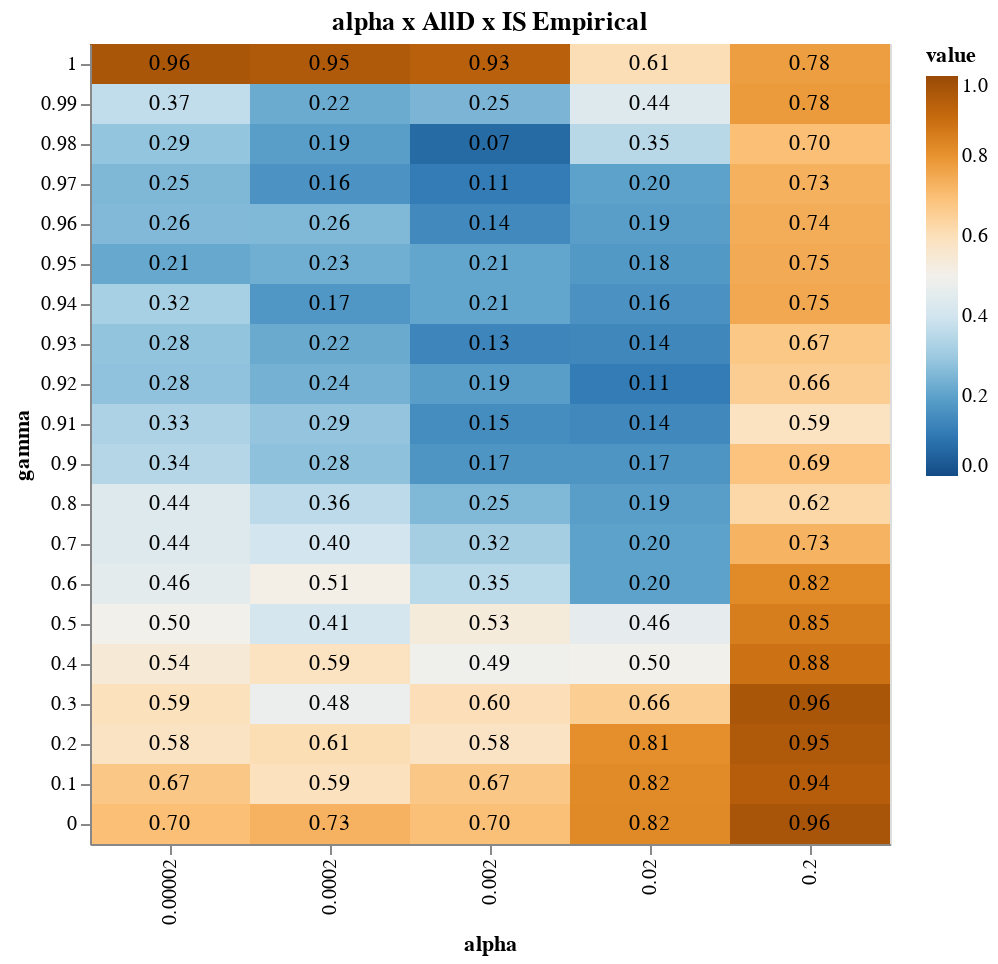

Write notebook code for a chart like this one.
### Code cell
d, c = param_heatmap("alpha", "AllD", "IS Empirical")
c

### Figure 1 — Vega-Lite specification as saved in the notebook (floating-point values rounded to 4 significant figures)
{"config": {"view": {"continuousWidth": 400, "continuousHeight": 300}}, "layer": [{"mark": "rect", "encoding": {"color": {"field": "value", "scale": {"domain": [0, 1], "scheme": "blueorange"}, "sort": "ascending", "type": "quantitative"}, "x": {"field": "alpha", "type": "ordinal"}, "y": {"field": "gamma", "sort": {"field": "gamma", "order": "descending"}, "type": "ordinal"}}, "height": 400, "title": "alpha x AllD x IS Empirical", "width": 400}, {"mark": "text", "encoding": {"color": {"value": "black"}, "text": {"field": "value", "format": ".2f", "type": "quantitative"}, "x": {"field": "alpha", "type": "ordinal"}, "y": {"field": "gamma", "sort": {"field": "gamma", "order": "descending"}, "type": "ordinal"}}, "height": 400, "title": "alpha x AllD x IS Empirical", "width": 400}], "data": {"name": "data-fcd2c6e5bf5c8339861b24ea3dee4130"}, "$schema": "https://vega.github.io/schema/vega-lite/v4.17.0.json", "datasets": {"data-fcd2c6e5bf5c8339861b24ea3dee4130": [{"gamma": 0.9, "alpha": 2e-05, "value": 0.3429}, {"gamma": 0.9, "alpha": 0.0002, "value": 0.2763}, {"gamma": 0.9, "alpha": 0.002, "value": 0.17}, {"gamma": 0.9, "alpha": 0.02, "value": 0.1679}, {"gamma": 0.9, "alpha": 0.2, "value": 0.6877}, {"gamma": 0.91, "alpha": 2e-05, "value": 0.331}, {"gamma": 0.91, "alpha": 0.0002, "value": 0.2862}, {"gamma": 0.91, "alpha": 0.002, "value": 0.1498}, {"gamma": 0.91, "alpha": 0.02, "value": 0.1388}, {"gamma": 0.91, "alpha": 0.2, "value": 0.5882}, {"gamma": 0.92, "alpha": 2e-05, "value": 0.281}, {"gamma": 0.92, "alpha": 0.0002, "value": 0.237}, {"gamma": 0.92, "alpha": 0.002, "value": 0.1894}, {"gamma": 0.92, "alpha": 0.02, "value": 0.1092}, {"gamma": 0.92, "alpha": 0.2, "value": 0.6574}, {"gamma": 0.93, "alpha": 2e-05, "value": 0.2846}, {"gamma": 0.93, "alpha": 0.0002, "value": 0.2198}, {"gamma": 0.93, "alpha": 0.002, "value": 0.1314}, {"gamma": 0.93, "alpha": 0.02, "value": 0.1374}, {"gamma": 0.93, "alpha": 0.2, "value": 0.6738}, {"gamma": 0.94, "alpha": 2e-05, "value": 0.3208}, {"gamma": 0.94, "alpha": 0.0002, "value": 0.174}, {"gamma": 0.94, "alpha": 0.002, "value": 0.2084}, {"gamma": 0.94, "alpha": 0.02, "value": 0.1604}, {"gamma": 0.94, "alpha": 0.2, "value": 0.7527}, {"gamma": 0.95, "alpha": 2e-05, "value": 0.2139}, {"gamma": 0.95, "alpha": 0.0002, "value": 0.2316}, {"gamma": 0.95, "alpha": 0.002, "value": 0.2076}, {"gamma": 0.95, "alpha": 0.02, "value": 0.1788}, {"gamma": 0.95, "alpha": 0.2, "value": 0.7468}, {"gamma": 0.96, "alpha": 2e-05, "value": 0.2578}, {"gamma": 0.96, "alpha": 0.0002, "value": 0.2554}, {"gamma": 0.96, "alpha": 0.002, "value": 0.1416}, {"gamma": 0.96, "alpha": 0.02, "value": 0.1896}, {"gamma": 0.96, "alpha": 0.2, "value": 0.7426}, {"gamma": 0.97, "alpha": 2e-05, "value": 0.2526}, {"gamma": 0.97, "alpha": 0.0002, "value": 0.1622}, {"gamma": 0.97, "alpha": 0.002, "value": 0.11}, {"gamma": 0.97, "alpha": 0.02, "value": 0.2004}, {"gamma": 0.97, "alpha": 0.2, "value": 0.7324}, {"gamma": 0.98, "alpha": 2e-05, "value": 0.2865}, {"gamma": 0.98, "alpha": 0.0002, "value": 0.1906}, {"gamma": 0.98, "alpha": 0.002, "value": 0.0702}, {"gamma": 0.98, "alpha": 0.02, "value": 0.3502}, {"gamma": 0.98, "alpha": 0.2, "value": 0.6988}, {"gamma": 0.99, "alpha": 2e-05, "value": 0.367}, {"gamma": 0.99, "alpha": 0.0002, "value": 0.2232}, {"gamma": 0.99, "alpha": 0.002, "value": 0.2462}, {"gamma": 0.99, "alpha": 0.02, "value": 0.4362}, {"gamma": 0.99, "alpha": 0.2, "value": 0.7824}, {"gamma": 1.0, "alpha": 2e-05, "value": 0.9623}, {"gamma": 1.0, "alpha": 0.0002, "value": 0.9493}, {"gamma": 1.0, "alpha": 0.002, "value": 0.9297}, {"gamma": 1.0, "alpha": 0.02, "value": 0.6059}, {"gamma": 1.0, "alpha": 0.2, "value": 0.776}, {"gamma": 0.0, "alpha": 2e-05, "value": 0.6968}, {"gamma": 0.0, "alpha": 0.0002, "value": 0.7288}, {"gamma": 0.0, "alpha": 0.002, "value": 0.6958}, {"gamma": 0.0, "alpha": 0.02, "value": 0.8224}, {"gamma": 0.0, "alpha": 0.2, "value": 0.9634}, {"gamma": 0.1, "alpha": 2e-05, "value": 0.6748}, {"gamma": 0.1, "alpha": 0.0002, "value": 0.5928}, {"gamma": 0.1, "alpha": 0.002, "value": 0.6746}, {"gamma": 0.1, "alpha": 0.02, "value": 0.8202}, {"gamma": 0.1, "alpha": 0.2, "value": 0.9372}, {"gamma": 0.2, "alpha": 2e-05, "value": 0.5819}, {"gamma": 0.2, "alpha": 0.0002, "value": 0.6075}, {"gamma": 0.2, "alpha": 0.002, "value": 0.5782}, {"gamma": 0.2, "alpha": 0.02, "value": 0.8092}, {"gamma": 0.2, "alpha": 0.2, "value": 0.9502}, {"gamma": 0.3, "alpha": 2e-05, "value": 0.5949}, {"gamma": 0.3, "alpha": 0.0002, "value": 0.4778}, {"gamma": 0.3, "alpha": 0.002, "value": 0.6024}, {"gamma": 0.3, "alpha": 0.02, "value": 0.6556}, {"gamma": 0.3, "alpha": 0.2, "value": 0.9618}, {"gamma": 0.4, "alpha": 2e-05, "value": 0.5432}, {"gamma": 0.4, "alpha": 0.0002, "value": 0.5857}, {"gamma": 0.4, "alpha": 0.002, "value": 0.4904}, {"gamma": 0.4, "alpha": 0.02, "value": 0.4982}, {"gamma": 0.4, "alpha": 0.2, "value": 0.8784}, {"gamma": 0.5, "alpha": 2e-05, "value": 0.4957}, {"gamma": 0.5, "alpha": 0.0002, "value": 0.4083}, {"gamma": 0.5, "alpha": 0.002, "value": 0.5324}, {"gamma": 0.5, "alpha": 0.02, "value": 0.4616}, {"gamma": 0.5, "alpha": 0.2, "value": 0.8518}, {"gamma": 0.6, "alpha": 2e-05, "value": 0.456}, {"gamma": 0.6, "alpha": 0.0002, "value": 0.511}, {"gamma": 0.6, "alpha": 0.002, "value": 0.3546}, {"gamma": 0.6, "alpha": 0.02, "value": 0.1996}, {"gamma": 0.6, "alpha": 0.2, "value": 0.8216}, {"gamma": 0.7, "alpha": 2e-05, "value": 0.4376}, {"gamma": 0.7, "alpha": 0.0002, "value": 0.4038}, {"gamma": 0.7, "alpha": 0.002, "value": 0.315}, {"gamma": 0.7, "alpha": 0.02, "value": 0.2002}, {"gamma": 0.7, "alpha": 0.2, "value": 0.7268}, {"gamma": 0.8, "alpha": 2e-05, "value": 0.4363}, {"gamma": 0.8, "alpha": 0.0002, "value": 0.3594}, {"gamma": 0.8, "alpha": 0.002, "value": 0.2546}, {"gamma": 0.8, "alpha": 0.02, "value": 0.1894}, {"gamma": 0.8, "alpha": 0.2, "value": 0.6236}]}}
